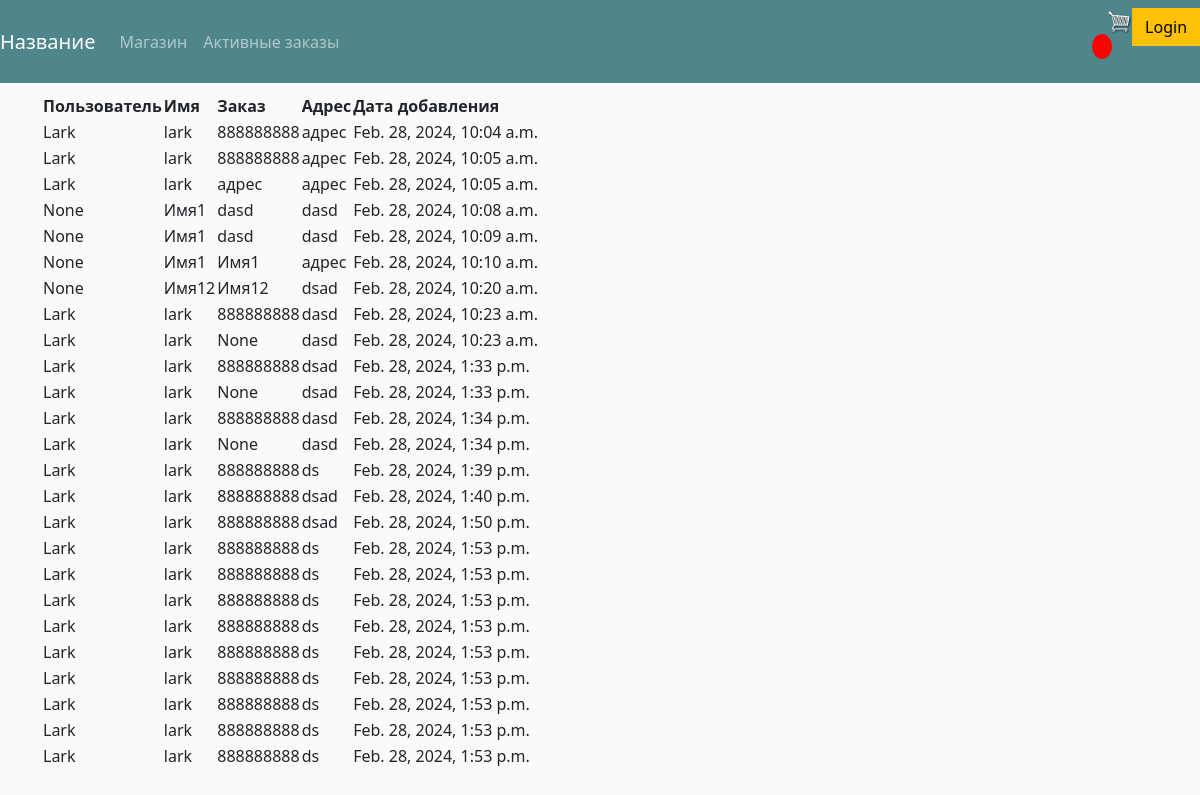
The page /active_orders/ (signed in) on the database its author committed.
### store/models.py (models this page shows, shortened)
class ShippingAddress(models.Model):
    customer = models.ForeignKey(Customer, on_delete=models.SET_NULL, null=True, blank=True)
    order = models.ForeignKey(Order, on_delete=models.SET_NULL, null=True, blank=True)
    phoneNumber = models.CharField(max_length=20, null=True)
    address = models.CharField(max_length=200, null=True)
    date_added = models.DateTimeField(auto_now_add=True)

class Customer(models.Model):
    user = models.OneToOneField(User, on_delete=models.CASCADE, null=True,blank=True)
    name = models.CharField(max_length=200,null=True)
    phoneNumber = models.CharField(max_length=20,null=True)

### store/views.py (the view)
# urls.py: path('active_orders/',views.active_orders,name='active_orders'),
def active_orders(request):
    data = ShippingAddress.objects.all()
    context = {'shippingAddress':data}
    return render(request, 'store/active_orders.html', context)

### store/templates/store/active_orders.html
{% extends 'store/main.html'%}
{% load static %}
{% block content %}
{% if user.is_authenticated and user.is_staff%}
<div class="col-lg-8">
    <table>
        <tr>
            <th>Пользователь</th>
            <th>Имя</th>
            <th>Заказ</th>
            <th>Адрес</th>
            <th>Дата добавления</th>
            {% for i in shippingAddress %}
        <tr>
            <td>{{ i.customer.user }}</td>
            <td>{{ i.customer.name }}</td>
            <td>{{ i.phoneNumber }}</td>
            <td>{{ i.address }}</td>
            <td>{{ i.date_added }}</td>
        </tr>
        {% endfor %}
    </table>
</div>
{%endif%}
{% endblock content %}

### static/css/main.css (style rules this page uses)
body { background-color: hsl(0, 0%, 98%); }
.col-lg-4, .col-lg-6, .col-lg-8, .col-lg-12 { margin-top: 10px; }

### rows shown on the page
ShippingAddress: customer.user "Lark", customer.name "lark", phoneNumber "888888888", address "адрес", date_added "Feb. 28, 2024, 10:04 a.m."
ShippingAddress: customer.user "Lark", customer.name "lark", phoneNumber "888888888", address "адрес", date_added "Feb. 28, 2024, 10:05 a.m."
ShippingAddress: customer.user "Lark", customer.name "lark", phoneNumber "адрес", address "адрес", date_added "Feb. 28, 2024, 10:05 a.m."
ShippingAddress: customer.user "None", customer.name "Имя1", phoneNumber "dasd", address "dasd", date_added "Feb. 28, 2024, 10:08 a.m."
ShippingAddress: customer.user "None", customer.name "Имя1", phoneNumber "dasd", address "dasd", date_added "Feb. 28, 2024, 10:09 a.m."
ShippingAddress: customer.user "None", customer.name "Имя1", phoneNumber "Имя1", address "адрес", date_added "Feb. 28, 2024, 10:10 a.m."
ShippingAddress: customer.user "None", customer.name "Имя12", phoneNumber "Имя12", address "dsad", date_added "Feb. 28, 2024, 10:20 a.m."
ShippingAddress: customer.user "Lark", customer.name "lark", phoneNumber "888888888", address "dasd", date_added "Feb. 28, 2024, 10:23 a.m."
ShippingAddress: customer.user "Lark", customer.name "lark", phoneNumber "None", address "dasd", date_added "Feb. 28, 2024, 10:23 a.m."
ShippingAddress: customer.user "Lark", customer.name "lark", phoneNumber "888888888", address "dsad", date_added "Feb. 28, 2024, 1:33 p.m."
ShippingAddress: customer.user "Lark", customer.name "lark", phoneNumber "None", address "dsad", date_added "Feb. 28, 2024, 1:33 p.m."
ShippingAddress: customer.user "Lark", customer.name "lark", phoneNumber "888888888", address "dasd", date_added "Feb. 28, 2024, 1:34 p.m."
ShippingAddress: customer.user "Lark", customer.name "lark", phoneNumber "None", address "dasd", date_added "Feb. 28, 2024, 1:34 p.m."
ShippingAddress: customer.user "Lark", customer.name "lark", phoneNumber "888888888", address "ds", date_added "Feb. 28, 2024, 1:39 p.m."
ShippingAddress: customer.user "Lark", customer.name "lark", phoneNumber "888888888", address "dsad", date_added "Feb. 28, 2024, 1:40 p.m."
ShippingAddress: customer.user "Lark", customer.name "lark", phoneNumber "888888888", address "dsad", date_added "Feb. 28, 2024, 1:50 p.m."
ShippingAddress: customer.user "Lark", customer.name "lark", phoneNumber "888888888", address "ds", date_added "Feb. 28, 2024, 1:53 p.m."
ShippingAddress: customer.user "Lark", customer.name "lark", phoneNumber "888888888", address "ds", date_added "Feb. 28, 2024, 1:53 p.m."
ShippingAddress: customer.user "Lark", customer.name "lark", phoneNumber "888888888", address "ds", date_added "Feb. 28, 2024, 1:53 p.m."
ShippingAddress: customer.user "Lark", customer.name "lark", phoneNumber "888888888", address "ds", date_added "Feb. 28, 2024, 1:53 p.m."
ShippingAddress: customer.user "Lark", customer.name "lark", phoneNumber "888888888", address "ds", date_added "Feb. 28, 2024, 1:53 p.m."
ShippingAddress: customer.user "Lark", customer.name "lark", phoneNumber "888888888", address "ds", date_added "Feb. 28, 2024, 1:53 p.m."
ShippingAddress: customer.user "Lark", customer.name "lark", phoneNumber "888888888", address "ds", date_added "Feb. 28, 2024, 1:53 p.m."
ShippingAddress: customer.user "Lark", customer.name "lark", phoneNumber "888888888", address "ds", date_added "Feb. 28, 2024, 1:53 p.m."
ShippingAddress: customer.user "Lark", customer.name "lark", phoneNumber "888888888", address "ds", date_added "Feb. 28, 2024, 1:53 p.m."
